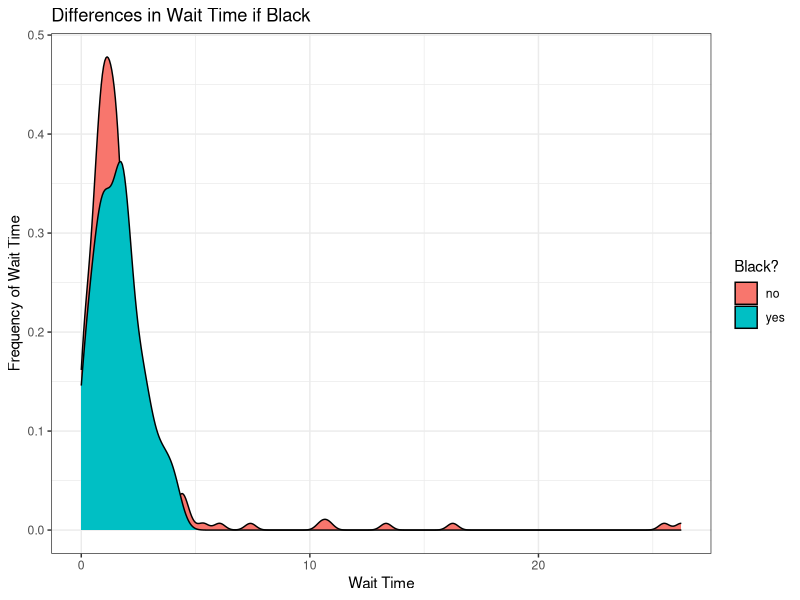
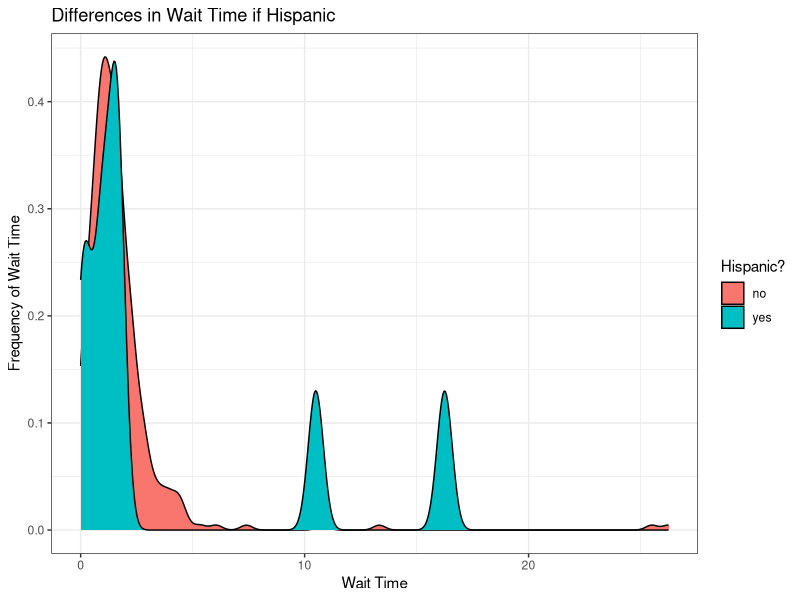
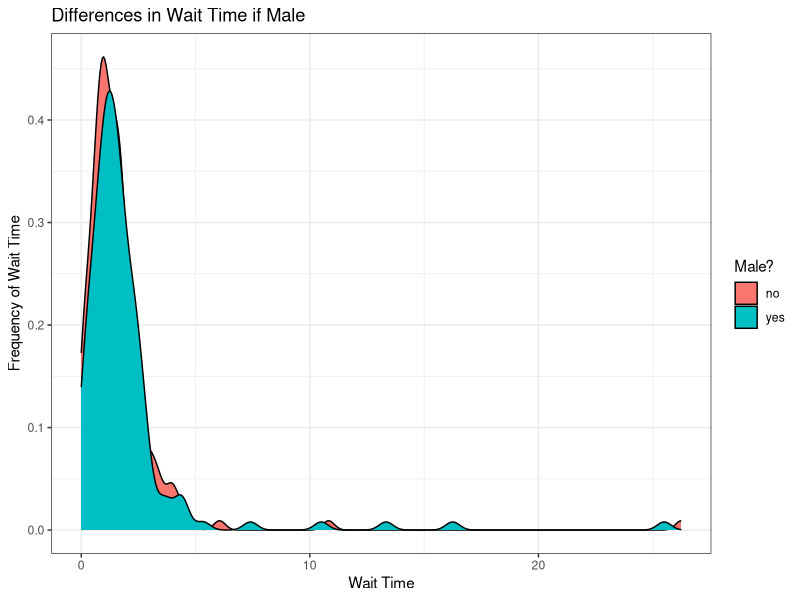

Write the R code that produced these figures, in order. (Note: this script raises an error after producing the figures.)
## ---- chunk 1
knitr::opts_chunk$set(fig.width=5, fig.height=3) 
library(dplyr)
library(magrittr)
library(knitr)
library(ggplot2)
## ---- chunk 2
kelly <- read.table("kellydat.txt", header = T)
kelly <- kelly %>% mutate(count_sn = sn1 + sn2*2 + sn3*3 + all4*4) %>% select(-c(sn1, sn2, sn3, all4))
## ---- chunk 3

## ---- chunk 4

ggplot(kelly, aes(nctdel, group = factor(black), fill = factor(black,labels=c("no", "yes"))),alpha=0.5, adjust=2) + geom_density() + theme_bw() + xlab("Wait Time") + ylab("Frequency of Wait Time") + labs(fill = "Black?") + ggtitle("Differences in Wait Time if Black")
## ---- chunk 5
ggplot(kelly, aes(nctdel, group = factor(hisp), fill = factor(hisp,labels=c("no", "yes"))),alpha=0.5, adjust=2) + geom_density() + theme_bw() + xlab("Wait Time") + ylab("Frequency of Wait Time") + labs(fill = "Hispanic?") + ggtitle("Differences in Wait Time if Hispanic")
## ---- chunk 6
ggplot(kelly, aes(nctdel, group = factor(male), fill = factor(male,labels=c("no", "yes"))),alpha=0.5, adjust=2) + geom_density() + theme_bw() + xlab("Wait Time") + ylab("Frequency of Wait Time") + labs(fill = "Male?") + ggtitle("Differences in Wait Time if Male")
## ---- chunk 7
# set up the kernels
#bin <- cut(kelly$nctdel, c(-Inf,seq(0,26,.3),Inf))
quants <- quantile(kelly$nctdel, probs = seq(0,1,length.out = 10))
bin <- cut(kelly$nctdel, quants)
#bins <- cut(kelly$nctdel, c(-Inf,0,0.5, 0.7, 1.3, 2.05,10,15,Inf)) #manually choose bins based on quantiles and my own knowledge
levels(bin) <- as.character(seq(1:nlevels(bin)))
kelly$bins = bin
# we're going to pre-calculate a bunch of kernel weights
# each row is one bin, the columns are the kernel weights for that bin
## ---- chunk 8
#trial and error
kernel.weights <- as.matrix(kelly %>% group_by(bins) %>% summarise(mean(nctdel),mean(male), mean(black), mean(hisp), mean(count_sn)))

#take 2
attach(kelly)
kernel.weights_2 <- data.frame(cbind(bin,kern_distribution(log(nctdel+1)), (kern_distribution(male)), (kern_distribution(black)), (kern_distribution(hisp))))

kernel.weights <- kernel.weights_2 %>% group_by(bin) %>% summarise(mean(V2), mean(V3), mean(V4), mean(V5), mean(V6), mean(V7), mean(V8), mean(V9), mean(V10), mean(V11), mean(V12), mean(V13), mean(V14), mean(V15),mean(V16), mean(V17))
    
detach(kelly)
## ---- chunk 9
#take 3
attach(kelly)
kernel.weights_3 <- data.frame(cbind(bin,kern_distribution(log(nctdel+1)), male, black, hisp))
kernel.weights <- kernel.weights_3 %>% group_by(bin) %>% summarise(mean(V2), mean(V3), mean(V4), mean(V5), mean(male), mean(black), mean(hisp), mean(count_sn))

colnames(kernel.weights) <- c("bin","X1","X2", "X3", "X4", "male", "black", "hisp", "count_sn")

# now we'll create a new transform function
kernel.transformation <- function(time, censored) {
  y <- rep(0,time)
  if(!censored) {
    y[time] <- 1
  }
  
  # X has kernel weights instead of the bin indicators that it had before
  X <- (kernel.weights[1:time,-1])#,dim=c(time,ncol(kernel.weights)-1)) ###how to translate this line??
  
  return(data.frame(y,X))
}

d2 <- kernel.transformation((as.numeric(kelly$bins)[1]), as.logical(kelly$fail[1]))

d2_full <- NULL
for(i in 1:length(kelly$nctdel)) {
  d2_full <- rbind(d2_full,kernel.transformation(as.numeric(bins)[i], as.logical(kelly$fail[i])))
}
## ---- chunk 10
# fit a model

m2 <- glm(y ~ 0 + ., data=data.frame(d2_full), family="binomial")
#summary(m2)

# make a smooth plot
## ---- chunk 11
X.pred <- kernel.weights[,-1]

hazard.logodds <- predict(m2, newdata = data.frame(X.pred), type = "response")

hazard <- exp(hazard.logodds)/(1+exp(hazard.logodds))
plot(1:nlevels(bin), hazard, type='l')

# you can choose different numbers of kernels or even use un-evenly spaced kernels to capture more detail early on where you have more data.
## ---- chunk 12
par(mfrow = c(2,2))
plot(m2)
## ---- chunk 13
X.test <- kelly %>% select(male, black, hisp, count_sn)

X.test <- data.frame(cbind(kern_distribution(kelly$nctdel), X.test))


kern.pred <- round(predict.glm(m2, newdata = data.frame(X.test), type = 'response'))
m = mean(kern.pred != kelly$fail)
